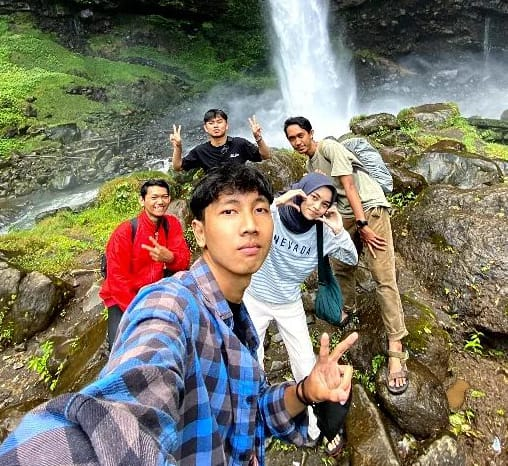
#> input picture aadc.jpeg, 508 x 466 px
$ python prak8.5.py
#> lines starting #> are read from the running program, lines starting #| are printed output that depends on the picture
import cv2 as cv
import numpy as np
import matplotlib.pyplot as plt

image = cv.imread("aadc.jpeg")
#> image is the input picture: shape (466, 508, 3); mean B, G, R 103, 118.7, 122.6
fig, ax = plt.subplots(1, 3, figsize=(16, 8))
image_scaled = cv.resize(image, None, fx=0.15, fy=0.15)
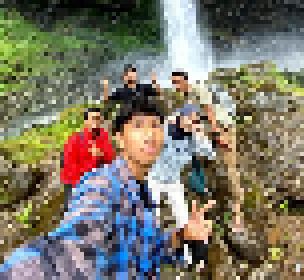
#> image_scaled: shape (70, 76, 3) (shown 4 times larger); mean B, G, R 103.2, 118.8, 122.7
ax[0].imshow(cv.cvtColor(image_scaled, cv.COLOR_BGR2RGB))
ax[0].set_title("Linear Interpolation Scale")
image_scaled_2 = cv.resize(image, None, fx=2, fy=2, interpolation=cv.INTER_CUBIC)
ax[1].imshow(cv.cvtColor(image_scaled_2, cv.COLOR_BGR2RGB))
ax[1].set_title("Cubic Interpolation Scale")
image_scaled_3 = cv.resize(image, (200, 400), interpolation=cv.INTER_AREA)
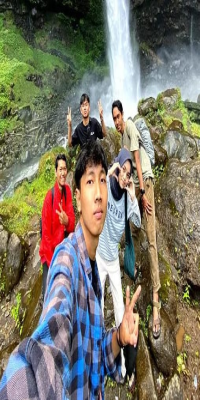
#> image_scaled_3: shape (400, 200, 3); mean B, G, R 103, 118.7, 122.6
ax[2].imshow(cv.cvtColor(image_scaled_3, cv.COLOR_BGR2RGB))
ax[2].set_title("Skewed Interpolation Scale")

plt.show()
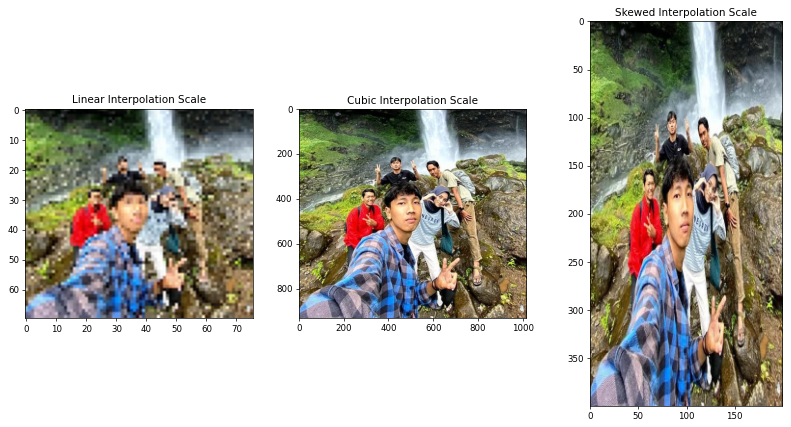
#> figure drawn by matplotlib, 3 panels
